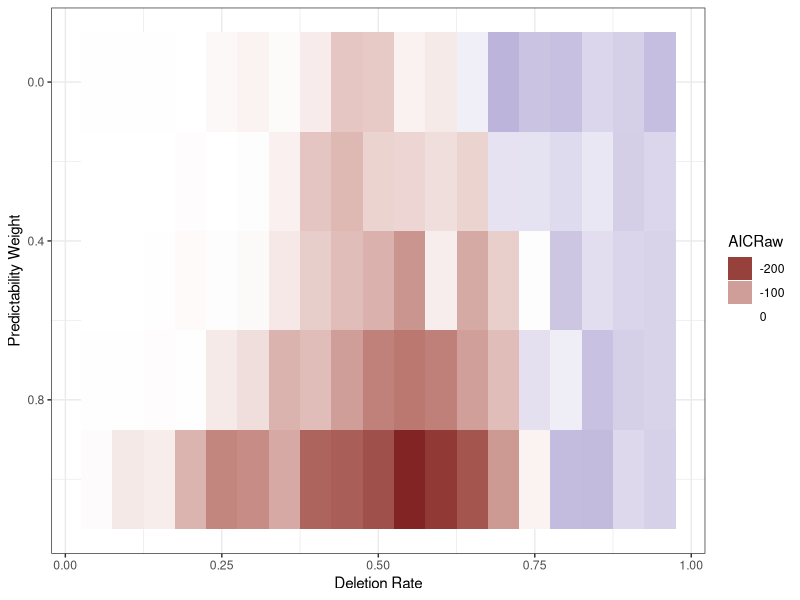
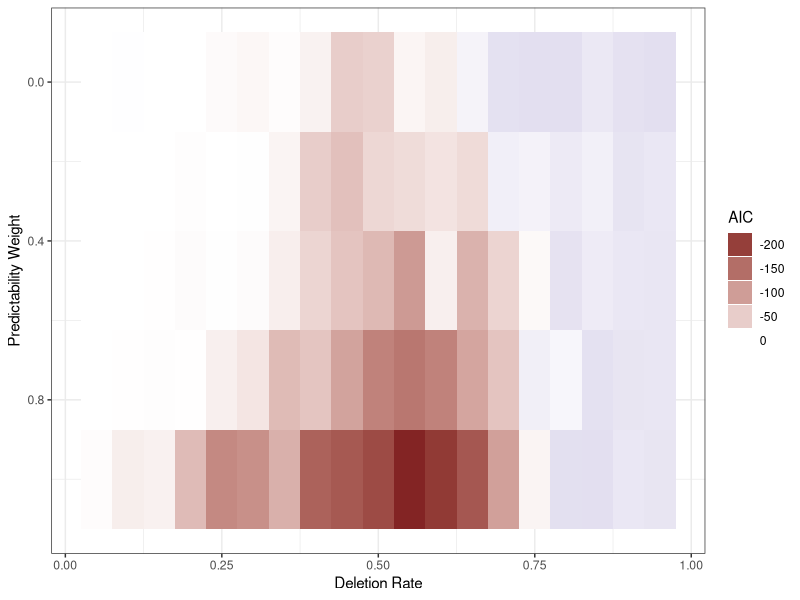
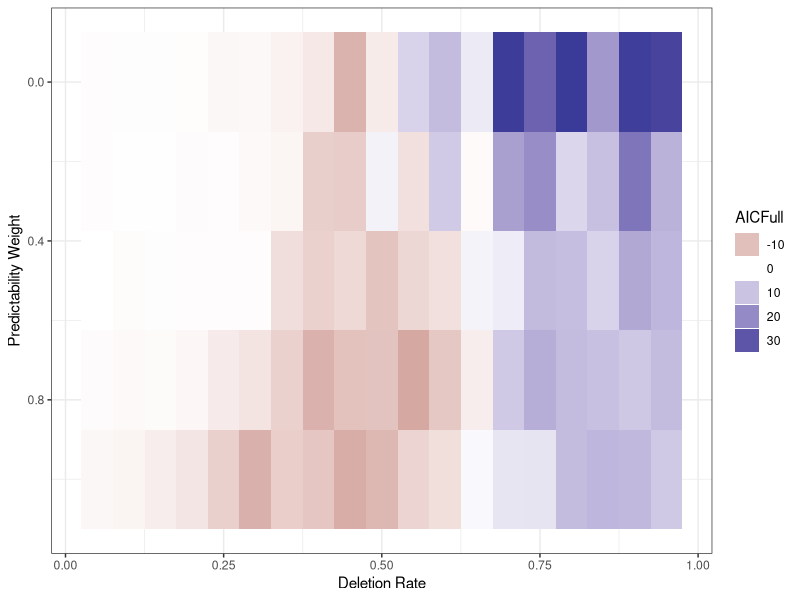
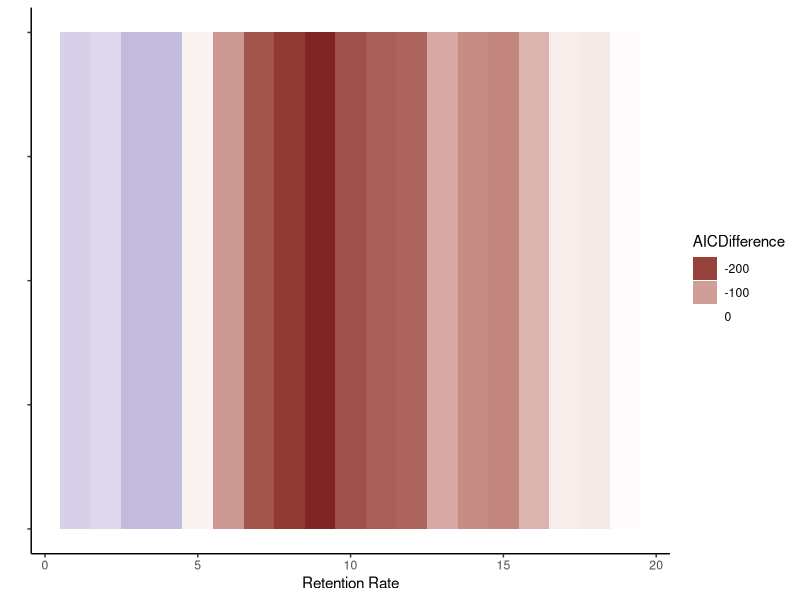

The R source for these figures, in order:

library(ggplot2)
library(dplyr)
library(tidyr)


Datapoints = 2733
data = read.csv("analyze_Model_IncludingNoTP_E12_R_AICs.tsv", sep="\t")


# This concerns nine settings with very high or very low delta, and lambda <1 (e.g., delta=0.95+lambda=0.5)
missingConfigurations = data %>% filter(N<Datapoints)
data = data %>% filter(N == Datapoints)
imputed = data.frame()
for(i in (1:nrow(missingConfigurations))) {
	delta = missingConfigurations$deletion_rate[[i]]
	lambda = missingConfigurations$predictability_weight[[i]]
	to_impute = data %>% filter(abs(deletion_rate-delta) <= 0.05, abs(predictability_weight-lambda)<=0.25) %>% summarise(AIC=mean(AIC), AICRaw=mean(AICRaw), AICFull=mean(AICFull), N=mean(N))
	to_impute$deletion_rate=delta
	to_impute$predictability_weight=lambda
	to_impute$Other=NA
	imputed = rbind(imputed, to_impute)
}

data = rbind(data, imputed)



meanAIC = 2674.119
plot = ggplot(data %>% group_by(deletion_rate, predictability_weight) %>% summarise(AICRaw=mean(AICRaw)-meanAIC), aes(x=deletion_rate, y=predictability_weight, fill=AICRaw)) + geom_tile() + theme_bw() + scale_fill_gradient2() + xlab("Deletion Rate") + ylab("Predictability Weight") + guides(fill=guide_legend(title="AICRaw")) + scale_y_reverse ()
ggsave(plot, file="figures/analyze_Model_IncludingNoTP_E12_Viz_R_AICRaw.pdf", height=2, width=5)



meanAIC = 2682.151
plot = ggplot(data %>% group_by(deletion_rate, predictability_weight) %>% summarise(AIC=mean(AIC)-meanAIC), aes(x=deletion_rate, y=predictability_weight, fill=AIC)) + geom_tile() + theme_bw() + scale_fill_gradient2() + xlab("Deletion Rate") + ylab("Predictability Weight") + guides(fill=guide_legend(title="AIC")) + scale_y_reverse ()
ggsave(plot, file="figures/analyze_Model_IncludingNoTP_E12_Viz_R.pdf", height=2, width=5)


# This is when adding all the fixed effects. There is still an improvement due to adding resource-rational surprisal
meanAICFull = 2421.531
plot = ggplot(data %>% group_by(deletion_rate, predictability_weight) %>% summarise(AICFull=mean(AICFull)-meanAICFull), aes(x=deletion_rate, y=predictability_weight, fill=AICFull)) + geom_tile() + theme_bw() + scale_fill_gradient2() + xlab("Deletion Rate") + ylab("Predictability Weight") + guides(fill=guide_legend(title="AICFull")) + scale_y_reverse ()
ggsave(plot, file="figures/analyze_Model_IncludingNoTP_E12_Viz_R_AICFull.pdf", height=2, width=5)


meanAIC = 2674.119
plot = ggplot(data %>% filter(predictability_weight==1) %>% group_by(deletion_rate, predictability_weight) %>% summarise(AICDifference=mean(AICRaw)-meanAIC) %>% group_by() %>% mutate(deletion_rate=20*(1-deletion_rate)), aes(x=deletion_rate, y=1, fill=AICDifference)) + geom_tile() + theme_classic() + scale_fill_gradient2() + xlab("Retention Rate") + ylab("") + guides(fill=guide_legend(title="AICDifference")) +  theme(axis.text.y=element_blank())
ggsave(plot, file="figures/analyze_Model_IncludingNoTP_E12_Viz_R_AICRaw_Lambda1_Integer.pdf", height=1.5, width=5)

